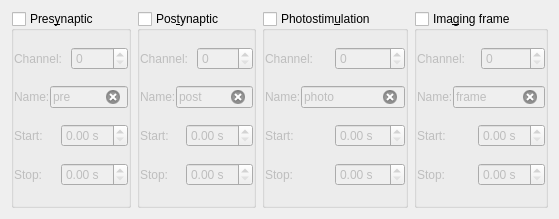
<?xml version="1.0" encoding="UTF-8"?>
<ui version="4.0">
 <class>TriggerDetectWidget</class>
 <widget class="QWidget" name="TriggerDetectWidget">
  <property name="geometry">
   <rect>
    <x>0</x>
    <y>0</y>
    <width>550</width>
    <height>219</height>
   </rect>
  </property>
  <property name="windowTitle">
   <string>TriggerDetectWidget</string>
  </property>
  <property name="toolTip">
   <string>Trigger Detection Widget</string>
  </property>
  <property name="statusTip">
   <string>Trigger Detection Widget</string>
  </property>
  <property name="whatsThis">
   <string>Trigger Detection Widget</string>
  </property>
  <layout class="QGridLayout" name="gridLayout">
   <item row="0" column="0">
    <layout class="QHBoxLayout" name="horizontalLayout">
     <item>
      <widget class="QGroupBox" name="presynGroupBox">
       <property name="toolTip">
        <string>Triggers for presynaptic simulation</string>
       </property>
       <property name="statusTip">
        <string>Triggers for presynaptic simulation</string>
       </property>
       <property name="whatsThis">
        <string>&lt;html&gt;&lt;head/&gt;&lt;body&gt;&lt;p&gt;Triggers for presynaptic simulation via simulation (extracellular) electrodes.&lt;/p&gt;&lt;/body&gt;&lt;/html&gt;</string>
       </property>
       <property name="title">
        <string>Pres&amp;ynaptic</string>
       </property>
       <property name="checkable">
        <bool>true</bool>
       </property>
       <property name="checked">
        <bool>false</bool>
       </property>
       <layout class="QVBoxLayout" name="verticalLayout_2">
        <property name="spacing">
         <number>0</number>
        </property>
        <property name="leftMargin">
         <number>0</number>
        </property>
        <property name="topMargin">
         <number>0</number>
        </property>
        <property name="rightMargin">
         <number>0</number>
        </property>
        <property name="bottomMargin">
         <number>0</number>
        </property>
        <item>
         <layout class="QHBoxLayout" name="horizontalLayout_4">
          <item>
           <widget class="QLabel" name="label_4">
            <property name="text">
             <string>Channel:</string>
            </property>
            <property name="buddy">
             <cstring>presynChannelSpinBox</cstring>
            </property>
           </widget>
          </item>
          <item>
           <widget class="QSpinBox" name="presynChannelSpinBox"/>
          </item>
         </layout>
        </item>
        <item>
         <layout class="QHBoxLayout" name="horizontalLayout_5">
          <item>
           <widget class="QLabel" name="label_8">
            <property name="text">
             <string>Name:</string>
            </property>
            <property name="buddy">
             <cstring>presynNameLineEdit</cstring>
            </property>
           </widget>
          </item>
          <item>
           <widget class="QLineEdit" name="presynNameLineEdit">
            <property name="text">
             <string>pre</string>
            </property>
            <property name="clearButtonEnabled">
             <bool>true</bool>
            </property>
           </widget>
          </item>
         </layout>
        </item>
        <item>
         <layout class="QHBoxLayout" name="horizontalLayout_6">
          <item>
           <widget class="QLabel" name="label_12">
            <property name="text">
             <string>Start:</string>
            </property>
            <property name="buddy">
             <cstring>presynStartDoubleSpinBox</cstring>
            </property>
           </widget>
          </item>
          <item>
           <widget class="QDoubleSpinBox" name="presynStartDoubleSpinBox">
            <property name="suffix">
             <string> s</string>
            </property>
           </widget>
          </item>
         </layout>
        </item>
        <item>
         <layout class="QHBoxLayout" name="horizontalLayout_7">
          <item>
           <widget class="QLabel" name="label_13">
            <property name="text">
             <string>Stop:</string>
            </property>
            <property name="buddy">
             <cstring>presynStopDoubleSpinBox</cstring>
            </property>
           </widget>
          </item>
          <item>
           <widget class="QDoubleSpinBox" name="presynStopDoubleSpinBox">
            <property name="suffix">
             <string> s</string>
            </property>
           </widget>
          </item>
         </layout>
        </item>
       </layout>
      </widget>
     </item>
     <item>
      <widget class="QGroupBox" name="postsynGroupBox">
       <property name="toolTip">
        <string>Triggers for postsynaptic stimulation</string>
       </property>
       <property name="statusTip">
        <string>Triggers for postsynaptic stimulation</string>
       </property>
       <property name="whatsThis">
        <string>&lt;html&gt;&lt;head/&gt;&lt;body&gt;&lt;p&gt;Triggers for postsynaptic stimulation (e.g. current injection via patch electrode, or antidromic stimulation with extracellular electrodes).&lt;/p&gt;&lt;/body&gt;&lt;/html&gt;</string>
       </property>
       <property name="title">
        <string>Pos&amp;tynaptic</string>
       </property>
       <property name="checkable">
        <bool>true</bool>
       </property>
       <property name="checked">
        <bool>false</bool>
       </property>
       <layout class="QVBoxLayout" name="verticalLayout_3">
        <property name="spacing">
         <number>0</number>
        </property>
        <property name="leftMargin">
         <number>0</number>
        </property>
        <property name="topMargin">
         <number>0</number>
        </property>
        <property name="rightMargin">
         <number>0</number>
        </property>
        <property name="bottomMargin">
         <number>0</number>
        </property>
        <item>
         <layout class="QHBoxLayout" name="horizontalLayout_8">
          <item>
           <widget class="QLabel" name="label_5">
            <property name="text">
             <string>Channel:</string>
            </property>
            <property name="buddy">
             <cstring>postsynChannelSpinBox</cstring>
            </property>
           </widget>
          </item>
          <item>
           <widget class="QSpinBox" name="postsynChannelSpinBox"/>
          </item>
         </layout>
        </item>
        <item>
         <layout class="QHBoxLayout" name="horizontalLayout_9">
          <item>
           <widget class="QLabel" name="label_9">
            <property name="text">
             <string>Name:</string>
            </property>
            <property name="buddy">
             <cstring>postsynNameLineEdit</cstring>
            </property>
           </widget>
          </item>
          <item>
           <widget class="QLineEdit" name="postsynNameLineEdit">
            <property name="text">
             <string>post</string>
            </property>
            <property name="clearButtonEnabled">
             <bool>true</bool>
            </property>
           </widget>
          </item>
         </layout>
        </item>
        <item>
         <layout class="QHBoxLayout" name="horizontalLayout_10">
          <item>
           <widget class="QLabel" name="label_14">
            <property name="text">
             <string>Start:</string>
            </property>
            <property name="buddy">
             <cstring>postsynStartDoubleSpinBox</cstring>
            </property>
           </widget>
          </item>
          <item>
           <widget class="QDoubleSpinBox" name="postsynStartDoubleSpinBox">
            <property name="suffix">
             <string> s</string>
            </property>
           </widget>
          </item>
         </layout>
        </item>
        <item>
         <layout class="QHBoxLayout" name="horizontalLayout_11">
          <item>
           <widget class="QLabel" name="label_15">
            <property name="text">
             <string>Stop:</string>
            </property>
            <property name="buddy">
             <cstring>postsynStopDoubleSpinBox</cstring>
            </property>
           </widget>
          </item>
          <item>
           <widget class="QDoubleSpinBox" name="postsynStopDoubleSpinBox">
            <property name="suffix">
             <string> s</string>
            </property>
           </widget>
          </item>
         </layout>
        </item>
       </layout>
      </widget>
     </item>
     <item>
      <widget class="QGroupBox" name="photoGroupBox">
       <property name="toolTip">
        <string>Trigger for light pulses</string>
       </property>
       <property name="statusTip">
        <string>Trigger for light pulses</string>
       </property>
       <property name="whatsThis">
        <string>&lt;html&gt;&lt;head/&gt;&lt;body&gt;&lt;p&gt;Trigger for light pulses (e.g. uncaging pulses, light-sensitive in channels, pohotoconversion of fluorescent proteins, etc.).&lt;/p&gt;&lt;/body&gt;&lt;/html&gt;</string>
       </property>
       <property name="title">
        <string>Photostim&amp;ulation</string>
       </property>
       <property name="checkable">
        <bool>true</bool>
       </property>
       <property name="checked">
        <bool>false</bool>
       </property>
       <layout class="QVBoxLayout" name="verticalLayout_4">
        <property name="spacing">
         <number>0</number>
        </property>
        <property name="leftMargin">
         <number>0</number>
        </property>
        <property name="topMargin">
         <number>0</number>
        </property>
        <property name="rightMargin">
         <number>0</number>
        </property>
        <property name="bottomMargin">
         <number>0</number>
        </property>
        <item>
         <layout class="QHBoxLayout" name="horizontalLayout_12">
          <item>
           <widget class="QLabel" name="label_6">
            <property name="text">
             <string>Channel:</string>
            </property>
            <property name="buddy">
             <cstring>photoChannelSpinBox</cstring>
            </property>
           </widget>
          </item>
          <item>
           <widget class="QSpinBox" name="photoChannelSpinBox"/>
          </item>
         </layout>
        </item>
        <item>
         <layout class="QHBoxLayout" name="horizontalLayout_13">
          <item>
           <widget class="QLabel" name="label_10">
            <property name="text">
             <string>Name:</string>
            </property>
            <property name="buddy">
             <cstring>photoNameLineEdit</cstring>
            </property>
           </widget>
          </item>
          <item>
           <widget class="QLineEdit" name="photoNameLineEdit">
            <property name="text">
             <string>photo</string>
            </property>
            <property name="clearButtonEnabled">
             <bool>true</bool>
            </property>
           </widget>
          </item>
         </layout>
        </item>
        <item>
         <layout class="QHBoxLayout" name="horizontalLayout_14">
          <item>
           <widget class="QLabel" name="label_16">
            <property name="text">
             <string>Start:</string>
            </property>
            <property name="buddy">
             <cstring>photoStartDoubleSpinBox</cstring>
            </property>
           </widget>
          </item>
          <item>
           <widget class="QDoubleSpinBox" name="photoStartDoubleSpinBox">
            <property name="suffix">
             <string> s</string>
            </property>
           </widget>
          </item>
         </layout>
        </item>
        <item>
         <layout class="QHBoxLayout" name="horizontalLayout_15">
          <item>
           <widget class="QLabel" name="label_17">
            <property name="text">
             <string>Stop:</string>
            </property>
            <property name="buddy">
             <cstring>photoStopDoubleSpinBox</cstring>
            </property>
           </widget>
          </item>
          <item>
           <widget class="QDoubleSpinBox" name="photoStopDoubleSpinBox">
            <property name="suffix">
             <string> s</string>
            </property>
           </widget>
          </item>
         </layout>
        </item>
       </layout>
      </widget>
     </item>
     <item>
      <widget class="QGroupBox" name="imagingGroupBox">
       <property name="toolTip">
        <string>Imaging frame trigger</string>
       </property>
       <property name="statusTip">
        <string>Imaging frame trigger</string>
       </property>
       <property name="whatsThis">
        <string>&lt;html&gt;&lt;head/&gt;&lt;body&gt;&lt;p&gt;Trigger that initiates one frame of laser scan imaging (not to be confused with a line imaging trigger, which synchronizes the initiation of a single scanning line).&lt;/p&gt;&lt;/body&gt;&lt;/html&gt;</string>
       </property>
       <property name="title">
        <string>Ima&amp;ging frame</string>
       </property>
       <property name="checkable">
        <bool>true</bool>
       </property>
       <property name="checked">
        <bool>false</bool>
       </property>
       <layout class="QVBoxLayout" name="verticalLayout_5">
        <property name="spacing">
         <number>0</number>
        </property>
        <property name="leftMargin">
         <number>0</number>
        </property>
        <property name="topMargin">
         <number>0</number>
        </property>
        <property name="rightMargin">
         <number>0</number>
        </property>
        <property name="bottomMargin">
         <number>0</number>
        </property>
        <item>
         <layout class="QHBoxLayout" name="horizontalLayout_16">
          <item>
           <widget class="QLabel" name="label_7">
            <property name="text">
             <string>Channel:</string>
            </property>
            <property name="buddy">
             <cstring>imagingChannelSpinBox</cstring>
            </property>
           </widget>
          </item>
          <item>
           <widget class="QSpinBox" name="imagingChannelSpinBox"/>
          </item>
         </layout>
        </item>
        <item>
         <layout class="QHBoxLayout" name="horizontalLayout_17">
          <item>
           <widget class="QLabel" name="label_11">
            <property name="text">
             <string>Name:</string>
            </property>
            <property name="buddy">
             <cstring>imagingNameLineEdit</cstring>
            </property>
           </widget>
          </item>
          <item>
           <widget class="QLineEdit" name="imagingNameLineEdit">
            <property name="text">
             <string>frame</string>
            </property>
            <property name="clearButtonEnabled">
             <bool>true</bool>
            </property>
           </widget>
          </item>
         </layout>
        </item>
        <item>
         <layout class="QHBoxLayout" name="horizontalLayout_18">
          <item>
           <widget class="QLabel" name="label_18">
            <property name="text">
             <string>Start:</string>
            </property>
            <property name="buddy">
             <cstring>imagingStartDoubleSpinBox</cstring>
            </property>
           </widget>
          </item>
          <item>
           <widget class="QDoubleSpinBox" name="imagingStartDoubleSpinBox">
            <property name="suffix">
             <string> s</string>
            </property>
           </widget>
          </item>
         </layout>
        </item>
        <item>
         <layout class="QHBoxLayout" name="horizontalLayout_19">
          <item>
           <widget class="QLabel" name="label_19">
            <property name="text">
             <string>Stop:</string>
            </property>
            <property name="buddy">
             <cstring>imagingStopDoubleSpinBox</cstring>
            </property>
           </widget>
          </item>
          <item>
           <widget class="QDoubleSpinBox" name="imagingStopDoubleSpinBox">
            <property name="suffix">
             <string> s</string>
            </property>
           </widget>
          </item>
         </layout>
        </item>
       </layout>
      </widget>
     </item>
    </layout>
   </item>
  </layout>
 </widget>
 <resources/>
 <connections/>
</ui>
